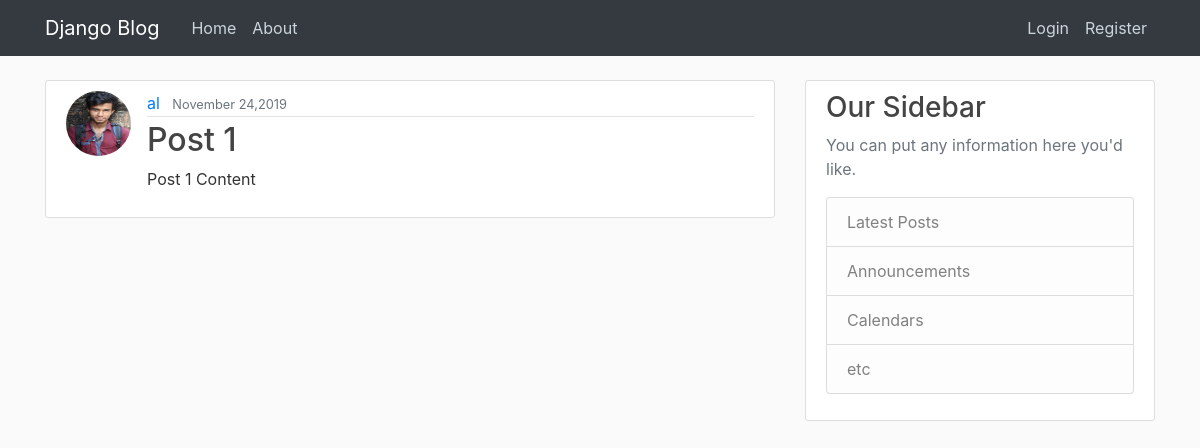
Before: / with the older database file.
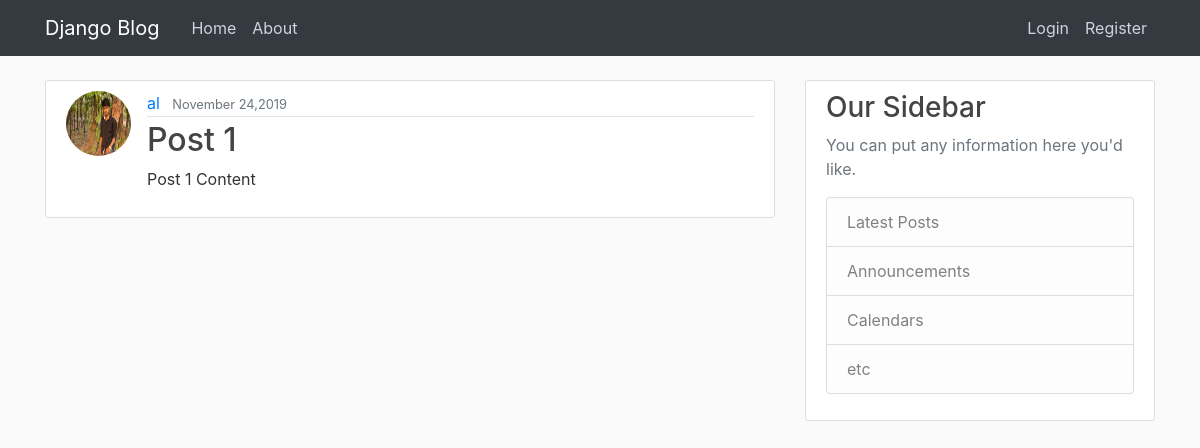
After: the same page with the newer database file.
### blog/models.py (models this page shows, shortened)
class Post(models.Model):
	title = models.CharField(max_length=100)
	content = models.TextField()
	date_posted = models.DateTimeField(default=timezone.now)
	author = models.ForeignKey(User,on_delete=models.CASCADE)

### users/models.py (models this page shows, shortened)
class Profile(models.Model):
	user = models.OneToOneField(User,on_delete=models.CASCADE)
	image = models.ImageField(default='default.jpg',upload_to='profile_pics')

### blog/views.py (the view)
# urls.py: path('',views.home,name='blog-home' ),
def home(request):
	context = {
	 'posts':Post.objects.all()
	}
	return render(request,'blog/home.html',context)

### blog/templates/blog/home.html
{% extends 'blog/base.html' %}
	{% block content %}
	 	{% for post in posts %}
	 		<article class="media content-section">
	 		 <img class="rounded-circle article-img" src="{{ post.author.profile.image.url }}">
			  <div class="media-body">
			    <div class="article-metadata">
			      <a class="mr-2" href="#">{{ post.author }}</a>
			      <small class="text-muted">{{ post.date_posted|date:'F d,Y' }}</small>
			    </div>
			    <h2><a class="article-title" href="#">{{ post.title }}</a></h2>
			    <p class="article-content">{{ post.content }}</p>
			  </div>
			</article>
	 	{% endfor %}
 	{% endblock %}

Changed rows visible on the page:
changed through a linked row, Post "Post 1": author.profile.image: a different picture
